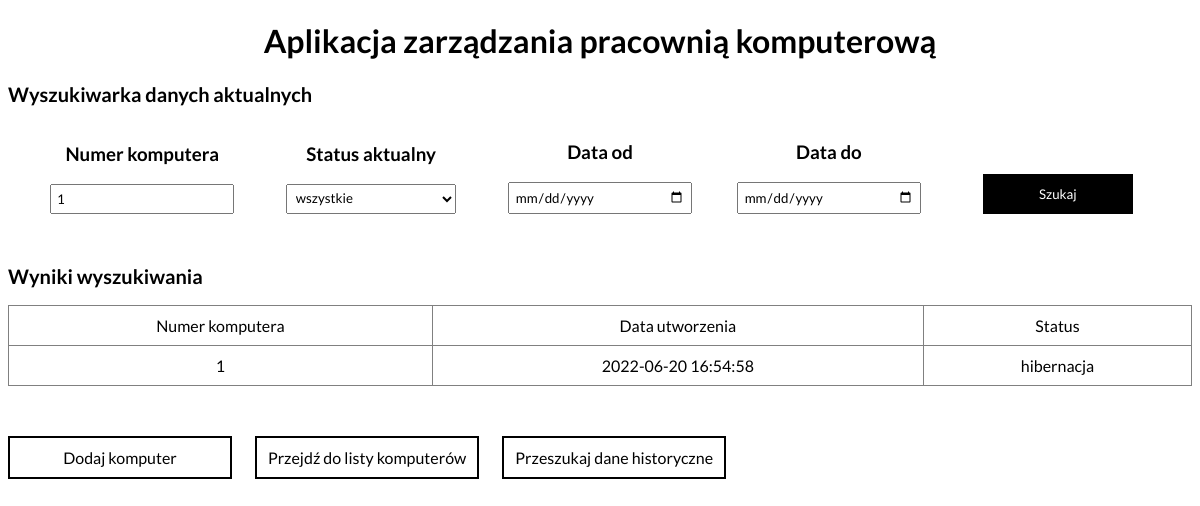
/search.php?number=1, run on an earlier commit of the app's database.
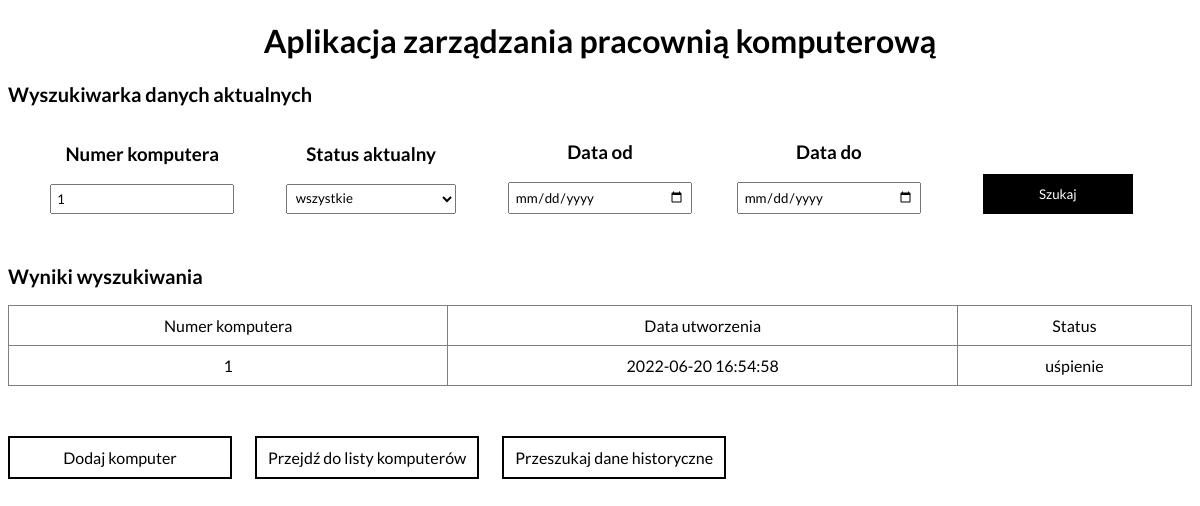
And on a later commit of the database.
### tables this page shows
CREATE TABLE `object` (
  `number` int(11) NOT NULL,
  `dateCreated` datetime NOT NULL DEFAULT current_timestamp(),
  `status` int(11) NOT NULL
);

### search.php (the view, shortened to what this page needs)
<?php
class searchObjects{
	private $number = '';
	public function show(){
		if( isset($_GET['number']) || isset($_GET['status']) || isset($_GET['dateFrom']) || isset($_GET['dateTo'])){
			if(isset($_GET['number']) && ctype_digit($_GET['number'])){
				$this->number = $_GET['number'];
			}
			$zapytanie = "SELECT DISTINCT o.number, o.dateCreated, o.status FROM object as o, history as h WHERE o.number=h.number";
			if($this->number!='') $zapytanie .= " AND o.number='$this->number' ";
			require_once "connect.php";
			try {
				$pol = new mysqli($host,$db_user,$db_password,$db_name);
				if($pol->connect_errno!=0)
				{
					throw new Exception(mysqli_connect_errno());
				}
				else
				{
					if($rezultat = $pol->query($zapytanie))
					{
						$ilerekordow=$rezultat->num_rows;
						if($ilerekordow>0)
						{
							$content =  '<table>';
							$content .= '<thead> <td>Numer komputera</td> <td>Data utworzenia</td> <td>Status</td></thead>';
							$content .= '<tbody>';
							while($row=$rezultat->fetch_assoc())
							{
								$number = $row['number'];
								$dateCreated = $row['dateCreated'];
								$status = $row['status'];
								$content .= '<tr> <td>'.$number.'</td> <td>'.$dateCreated.'</td> <td>';
										if($status == 3) $content .= 'hibernacja';
										if($status == 4) $content .= 'uśpienie';
								$content .= '</td>';
								$content .= '</tr>';
							}
							$content .= '</tbody>';
							$content .= '</table>';
							return '<h2>Wyniki wyszukiwania</h2>'.$content;
						} else {
							return 'Brak wyników';
						}
					} else return 'Brak danych';
				}
			} catch (Exceptions $e)
			{
				return "Błąd wyświetlania strony. Prosimy spróbować za kilka minut";
			}
		}
	}
}
?>
<!DOCTYPE HTML>
<html lang="pl">
<head>
	<link rel="stylesheet" href="style.css" type="text/css"/>
</head>
<body>
	<h1>Aplikacja zarządzania pracownią komputerową</h1>
	<div class="container">
	<h2>Wyszukiwarka danych aktualnych</h2>
	<form method="get">
		<div class="grid">
			<div class="grid-row">
				<h3>Numer komputera</h3>
				<input type="number" name="number" value="<?php if(isset($_GET['number'])) echo $_GET['number']; ?>"/>
			</div>
			<div class="grid-row">
				<h3>Status aktualny</h3>
				<select name="status">
					<option value="0">wszystkie</option>
				</select>
			</div>
			<div class="grid-row">
				<h3>Data od</h3>
				<input type="date" name="dateFrom"  value="<?php if(isset($_GET['dateFrom'])) echo $_GET['dateFrom']; ?>"/>
			</div>
			<div class="grid-row">
				<h3>Data do</h3>
				<input type="date" name="dateTo"  value="<?php if(isset($_GET['dateTo'])) echo $_GET['dateTo']; ?>"/>
			</div>
			<div class="grid-row">
				<button>Szukaj </button>
			</div>
		</div>
	</form>
	<?php
		$search = new searchObjects();
		echo $search->show();
	?>
	</div>
	<div class="nav">
		<a class="link" href="addComputer.php">Dodaj komputer</a>
		<a class="link" href="index.php">Przejdź do listy komputerów</a>
		<a class="link" href="searchHistory.php">Przeszukaj dane historyczne</a>
	</div>
</body>
</html>

### style.css (style rules this page uses)
* { font-family:'Lato'; }
h1 { text-align:center; }
h2 { font-size:20px; }
input { width:calc(100% - 10px - 4px); padding:5px; }
select { width:calc(100%); padding:5px; margin-bottom:5px; }
button { width:150px; height:40px; display:flex; justify-content:center; align-items:center; text-align:center; background-color:black; color:white; cursor:pointer; outline:none; border:none; margin: auto; }
table { width:100%; }
table,tr,td { border:1px solid gray; border-collapse: collapse; text-align:center; }
td { padding:10px; }
.link { display:inline-block; background-color:white; color:black; border:2px solid black; padding:10px 10px; width:200px; text-decoration:none; text-align:center; margin-bottom:20px; margin-right:20px; margin-top:50px; }
.grid { display:flex; width:100%; justify-content: space-evenly; align-items: flex-end; margin-bottom:50px; }
.grid-row { display:flex; flex-direction:column; justify-content:center; align-items:center; width:16%; }
.grid-row>input, .grid-row>select { width:90%; margin:0; }

What changed in the data, as far as the page shows it:
changed object id 1: value "hibernacja" → "uśpienie"
